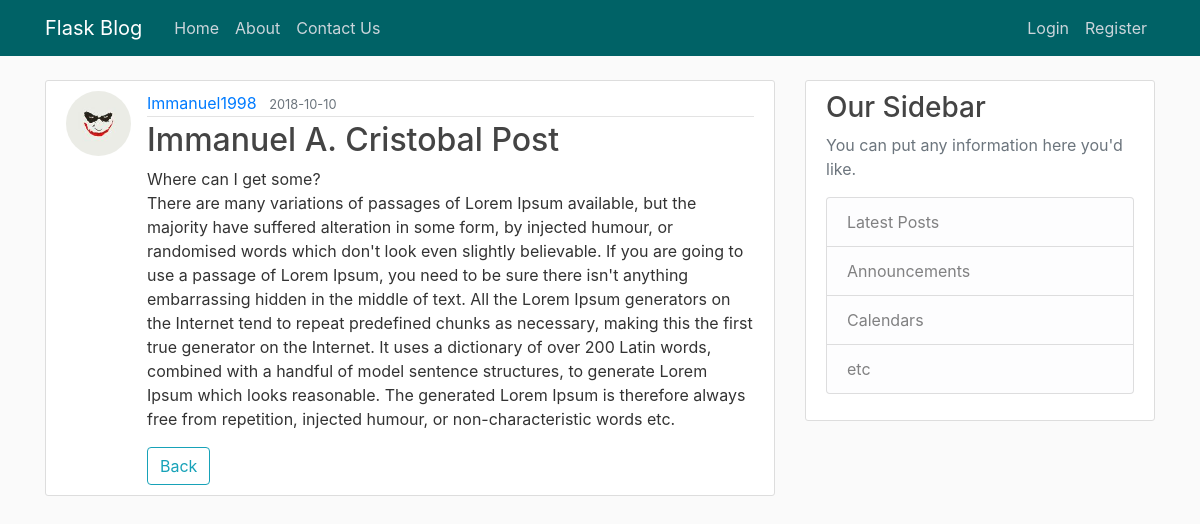
/post/1, run on the app's committed database.
### flaskblog/models.py (models this page shows, shortened)
class User(db.Model, UserMixin):
	id = db.Column(db.Integer, primary_key=True)
	username = db.Column(db.String(20), unique=True, nullable=False)
	email = db.Column(db.String(120), unique=True, nullable=False)
	image_file = db.Column(db.String(20), nullable=False, default='default.jpg')
	password = db.Column(db.String(60), nullable=False)
	posts = db.relationship('Post', backref='author', lazy=True)

class Post(db.Model):
	id = db.Column(db.Integer, primary_key=True)
	title = db.Column(db.String(100), nullable=False)
	date_posted = db.Column(db.DateTime, nullable=False, default=datetime.utcnow)
	content = db.Column(db.Text, nullable=False)
	user_id = db.Column(db.Integer, db.ForeignKey('user.id'), nullable=False)

### flaskblog/routes.py (the view)
@app.route("/post/<int:post_id>")
def post(post_id):
    post = Post.query.get_or_404(post_id)
    return render_template('post.html', title=post.title, post=post)

### flaskblog/templates/post.html (shortened to what this page needs)
{% extends "layout.html" %}
{% block content %}
 	<article class="media content-section">
 		<img src="{{ url_for('static', filename='profile_pics/' + post.author.image_file) }}" alt="" class="rounded-circle article-img">
		  <div class="media-body">
		    <div class="article-metadata">
		      <a class="mr-2" href="#">{{ post.author.username }}</a>
		      <small class="text-muted">{{ post.date_posted.strftime('%Y-%m-%d') }}</small>
		    </div>
		    <h2 class="article-title">{{ post.title }}</h2>
		    <p class="article-content">{{ post.content }}</p>
		    <a href="{{ url_for('home') }}" class="btn btn-outline-info">Back</a>
		  </div>
	</article>
{% endblock content %}

### flaskblog/static/main.css (style rules this page uses)
body { background: #fafafa; color: #333333; margin-top: 5rem; }
h1, h2, h3, h4, h5, h6 { color: #444444; }
.content-section { background: #ffffff; padding: 10px 20px; border: 1px solid #dddddd; border-radius: 3px; margin-bottom: 20px; }
.article-title { color: #444444; }
.article-content { white-space: pre-line; }
.article-img { height: 65px; width: 65px; margin-right: 16px; }
.article-metadata { padding-bottom: 1px; margin-bottom: 4px; border-bottom: 1px solid #e3e3e3 }

### data on the page
User: image_file (picture), author.username "Immanuel1998"
Post: date_posted "2018-10-10", title "Immanuel A. Cristobal Post", content "Where can I get some? There are many variations of passages of Lorem Ipsum available, but the majority have suffered alteration in some form, by injected humour, or randomised words which don't look even slightly believable. If you are going to use a passage of Lorem Ipsum, you need to be sure there isn't anything embarrassing hidden in the middle of text. All the Lorem Ipsum generators on the Internet tend to repeat predefined chunks as necessary, making this the first true generator on the Internet. It uses a dictionary of over 200 Latin words, combined with a handful of model sentence structures, to generate Lorem Ipsum which looks reasonable. The generated Lorem Ipsum is therefore…"
